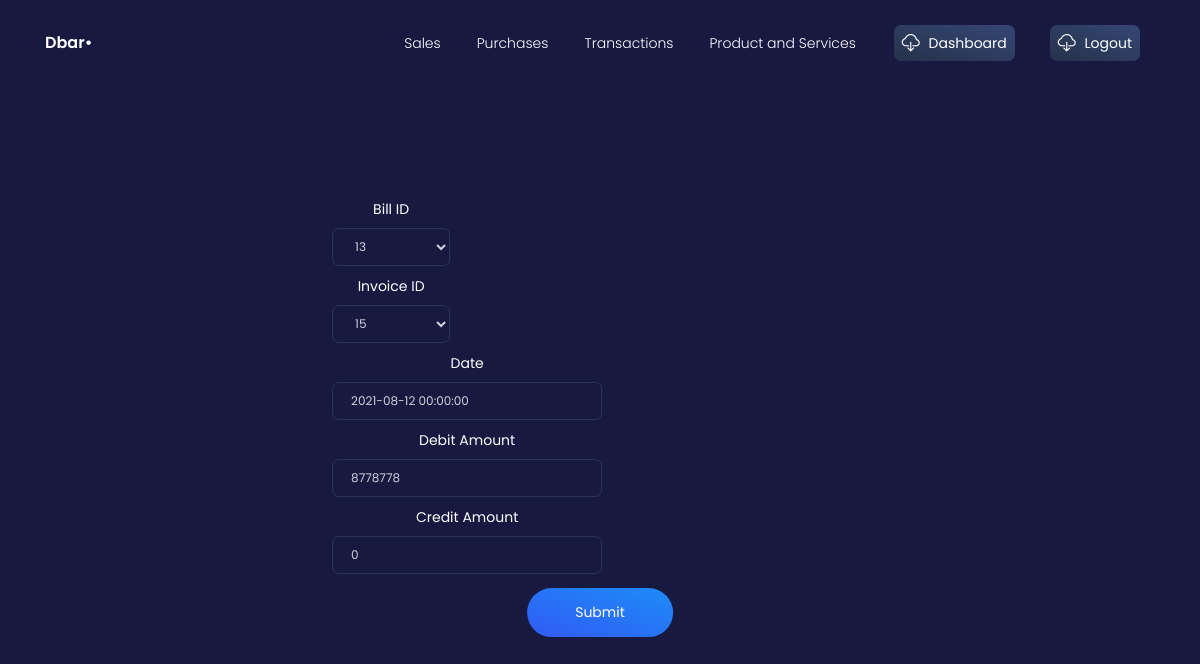
The app's page /update_transactions/?id=10 (signed in) with its own data.
### crm/models.py (models this page shows, shortened)
class Purchases(models.Model):
    billID = models.AutoField(primary_key=True)
    companyID = models.ForeignKey(Company, on_delete=models.CASCADE)
    businessID = models.ForeignKey(Business, on_delete=models.CASCADE)
    items = models.ManyToManyField(ProductsAndServices)
    STAT = (
        ('Paid', 'Paid'),
        ('Unpaid', 'Unpaid')
    )
    status = models.CharField(max_length=64, choices=STAT)
    def __str__(self):
        return str(self.billID)

class Sales(models.Model):
    salesID = models.AutoField(primary_key=True)
    companyID = models.ForeignKey(Company, on_delete=models.CASCADE)
    businessID = models.ForeignKey(Business, on_delete=models.CASCADE)
    items = models.ManyToManyField(ProductsAndServices)
    STAT = (
        ('A', 'Approved'),
        ('NA', 'NotApproved')
    )
    status = models.CharField(max_length=2, choices=STAT)
    def __str__(self):
        return str(self.salesID)

class Transaction(models.Model):
    transactionID = models.AutoField(primary_key=True)
    billID = models.ForeignKey(Purchases, on_delete=models.CASCADE)
    salesID = models.ForeignKey(Sales, on_delete=models.CASCADE)
    date = models.DateTimeField(auto_now=False, auto_now_add=False)
    debit = models.IntegerField()
    credit = models.IntegerField()

### crm/views.py (the view)
# urls.py: path('update_transactions/', views.update_transactions, name='update_transactions' ),
@login_required
def update_transactions(request):
    context = {}
    id = request.GET.get('id','')
    obj = get_object_or_404(Transaction, transactionID=id)
    form = TransactionForm(request.POST or None, instance=obj)
    if form.is_valid():
        form.save()
        return redirect("/update_transactions/?id="+id)
    context["form"] = form
    return render(request, "update_transactions.html", context)

### crmapp/forms.py
class TransactionForm(forms.ModelForm):
    class Meta():
        model = Transaction
        fields = ('transactionID', 'billID','salesID', 'date', 'debit', 'credit')

### templates/update_transactions.html (shortened to what this page needs)
{% load static %}
{% load static %}
{% load widget_tweaks %}
<!DOCTYPE html>
<html lang="en">
<head>
  <link href="https://use.fontawesome.com/releases/v5.0.6/css/all.css" rel="stylesheet">
    <link rel="stylesheet" href="https://maxcdn.bootstrapcdn.com/bootstrap/4.5.2/css/bootstrap.min.css">
  <link href="{% static './css/nucleo-icons.css' %}" rel="stylesheet" />
  <link href="{% static './css/blk-design-system.css' %}" rel="stylesheet" />
  <link href="{% static './demo/demo.css' %}" rel="stylesheet" />
</head>
<body class="login-page">
  <nav class="navbar navbar-expand-lg fixed-top navbar-transparent " color-on-scroll="100">
    <div class="container">
      <div class="navbar-translate">
        <a class="navbar-brand" href="#" target="">
          <span>Dbar•</span>
        </a>
      </div>
      <div class="collapse navbar-collapse justify-content-end" id="navigation">
        <ul class="navbar-nav">
        <li class="nav-item">
            <a class="nav-link" href="{% url 'invoices' %}">Sales</a>
          </li>
          <li class="nav-item">
            <a class="nav-link" href="{% url 'purchases' %}">Purchases</a>
          </li>
          <li class="nav-item">
            <a class="nav-link" href="{% url 'transaction' %}">Transactions</a>
          </li>
          <li class="nav-item">
            <a class="nav-link" href="{% url 'productandservice' %}">Product and Services</a>
          </li>
          <li class="nav-item">
            <a class="nav-link btn btn-default d-none d-lg-block" href="{% url 'dashboard' %}">
              <i class="tim-icons icon-cloud-download-93"></i> Dashboard
            </a>
          </li>
          <li class="nav-item">
            <a class="nav-link btn btn-default d-none d-lg-block" href="{% url 'logout' %}">
              <i class="tim-icons icon-cloud-download-93"></i> Logout
            </a>
          </li>
        </ul>
      </div>
    </div>
  </nav>
<div class="wrapper">
    <div class="page-header header-filter">
      <br /><br /><br /><br /><br /><br /><br /><br /><br /><br /><br /><br /><br /><br /><br /><br /><br /><br /><br /><br />
    <div class="wrapper">
      <div class="container">
        <div class="content-center brand">
          <form class="form" method="POST" novalidate>
            <div class="row">
              <div class="form-group">
                <label for="{{ form.billID.id_for_label }}">Bill ID</label>
                {% render_field form.billID class="form-control" %}
              </div>
            </div>
            <div class="row">
                <div class="form-group">
                  <label for="{{ form.salesID.id_for_label }}">Invoice ID</label>
                  {% render_field form.salesID class="form-control" %}
                </div>
              </div>
              <div class="row">
                <div class="form-group">
                  <label for="{{ form.date.id_for_label }}">Date</label>
                  {% render_field form.date class="form-control" %}
                </div>
              </div>
              <div class="row">
                <div class="form-group">
                  <label for="{{ form.debit.id_for_label }}">Debit Amount</label>
                  {% render_field form.debit class="form-control" %}
                </div>
              </div>
              <div class="row">
                <div class="form-group">
                  <label for="{{ form.credit.id_for_label }}">Credit Amount</label>
                  {% render_field form.credit class="form-control" %}
                </div>
              </div>
            <input class="btn btn-info btn-round btn-lg" type="submit" value="Submit" />
          </form>
        </div>
      </div>
  </div>
    </div>
  </div>
</body>
</html>

### records on screen
Purchases: billID "13"
Sales: salesID "15"
Transaction: date "2021-08-12 00:00:00", debit "8778778", credit "0"
